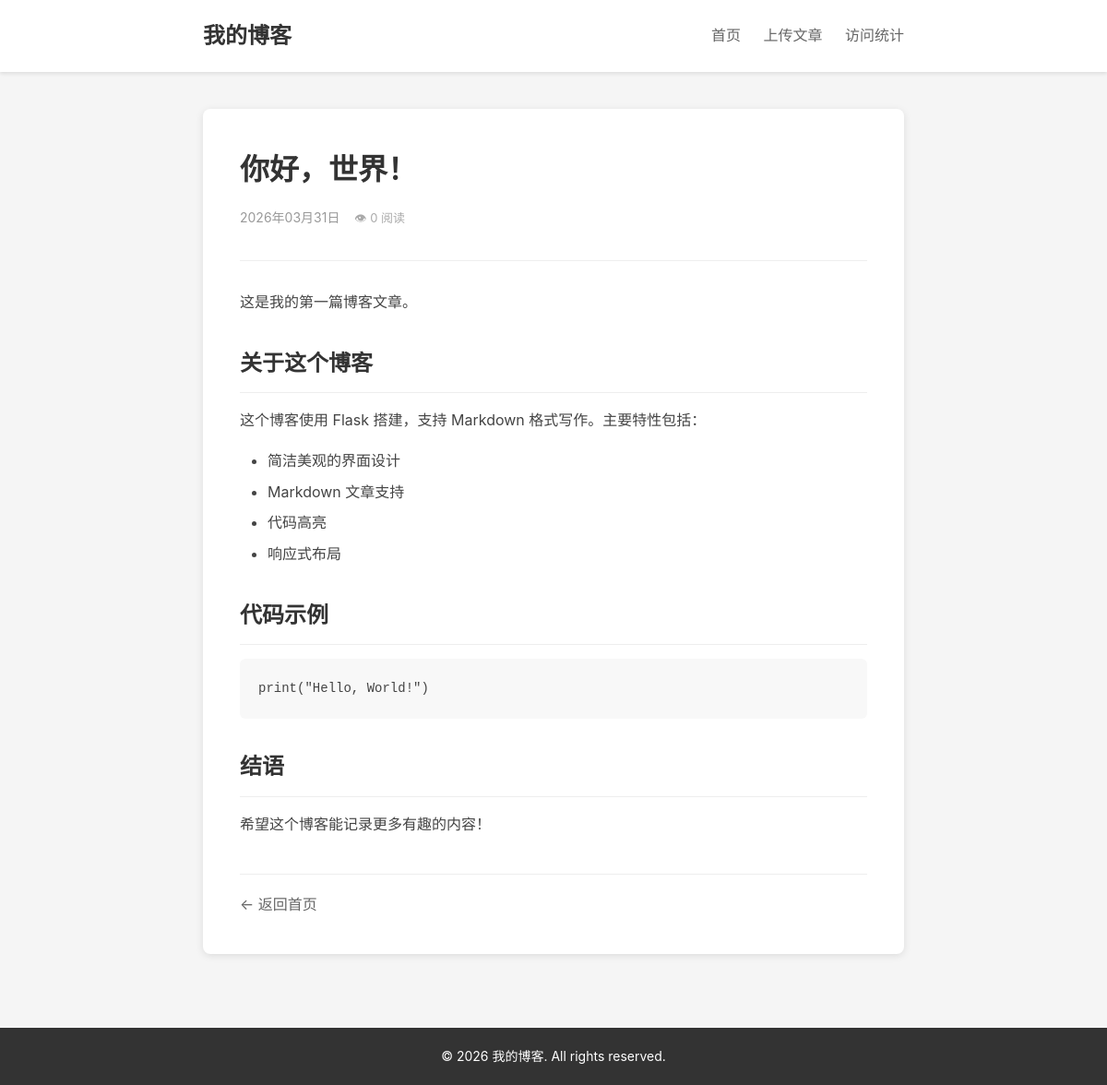
Page /post/hello on the committed database.
### tables this page shows
CREATE TABLE posts (
            id INTEGER PRIMARY KEY AUTOINCREMENT,
            slug TEXT UNIQUE NOT NULL,
            title TEXT NOT NULL,
            date TEXT NOT NULL,
            summary TEXT,
            content TEXT NOT NULL,
            created_at TIMESTAMP DEFAULT CURRENT_TIMESTAMP
        , views INTEGER NOT NULL DEFAULT 0);

### view.py (the view)
@blog_bp.route('/post/<slug>')
def post(slug):
    post = post_service.get_post_by_slug(g.db_conn, slug)
    if post is None:
        return render_template('404.html'), 404
    Post.increment_views(g.db_conn, slug)
    post = post_service.get_post_by_slug(g.db_conn, slug)
    return render_template('post.html', post=post)

### models.py (called while the page is built)
    def get_db(self):
        if 'db' not in g:
            g.db = sqlite3.connect(self.app.config['DATABASE'])
            g.db.row_factory = sqlite3.Row
        return g.db

    @classmethod
    def get_by_slug(cls, connection, slug):
        return connection.execute(
            f'SELECT * FROM {cls.TABLE_NAME} WHERE slug = ?', (slug,)
        ).fetchone()

    @classmethod
    def increment_views(cls, connection, slug):
        connection.execute(
            f'UPDATE {cls.TABLE_NAME} SET views = views + 1 WHERE slug = ?', (slug,)
        )
        connection.commit()

### service.py (called while the page is built)
    def get_post_by_slug(self, conn, slug):
        return Post.get_by_slug(conn, slug)

### templates/post.html (shortened to what this page needs)
{% extends "base.html" %}
{% block content %}
<article class="post-detail">
    <header class="post-header">
        <h1 class="post-title">{{ post.title }}</h1>
        <div class="post-meta">
            <time datetime="{{ post.date }}">{{ post.date | format_date }}</time>
            <span class="views-count">👁 {{ post.views }} 阅读</span>
        </div>
    </header>
    <div class="post-content">
        {{ post.content | safe }}
    </div>
    <footer class="post-footer">
        <a href="{{ url_for('blog.index') }}" class="back-link">← 返回首页</a>
    </footer>
</article>
{% endblock %}

### static/style.css (style rules this page uses)
* { margin: 0; padding: 0; box-sizing: border-box; }
body { font-family: -apple-system, BlinkMacSystemFont, "Segoe UI", Roboto, "Helvetica Neue", Arial, sans-serif; line-height: 1.6; color: #333; background-color: #f5f5f5; }
.post-meta { color: #999; font-size: 14px; margin-bottom: 15px; }
.post-detail { background: #fff; padding: 40px; border-radius: 8px; box-shadow: 0 2px 8px rgba(0,0,0,0.1); }
.post-header { margin-bottom: 30px; padding-bottom: 20px; border-bottom: 1px solid #eee; }
.post-detail .post-title { font-size: 32px; margin-bottom: 15px; color: #333; }
.post-content { line-height: 1.8; color: #444; }
.post-content h1, .post-content h2, .post-content h3, .post-content h4, .post-content h5, .post-content h6 { margin: 30px 0 15px; color: #333; }
.post-content h2 { font-size: 24px; padding-bottom: 10px; border-bottom: 1px solid #eee; }
.post-content p { margin-bottom: 15px; }
.post-content ul, .post-content ol { margin-bottom: 15px; padding-left: 30px; }
.post-content li { margin-bottom: 5px; }
.post-content code { background: #f4f4f4; padding: 2px 6px; border-radius: 3px; font-family: "Consolas", "Monaco", monospace; font-size: 14px; }
.post-content pre { background: #f8f8f8; padding: 20px; border-radius: 6px; overflow-x: auto; margin-bottom: 15px; }
.post-content pre code { background: none; padding: 0; }
.post-footer { margin-top: 40px; padding-top: 20px; border-top: 1px solid #eee; }
.back-link { color: #666; text-decoration: none; }
.views-count { margin-left: 12px; color: #aaa; font-size: 13px; }

### rows in the picture
posts: title "你好，世界！", date "2026年03月31日", views "0", content "这是我的第一篇博客文章。 关于这个博客 这个博客使用 Flask 搭建，支持 Markdown 格式写作。主要特性包括： 简洁美观的界面设计 Markdown 文章支持 代码高亮 响应式布局 代码示例 print ( \"Hello, World!\" ) 结语 希望这个博客能记录更多有趣的内容！"
